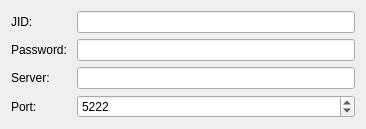
<?xml version="1.0" encoding="UTF-8"?>
<ui version="4.0">
 <class>JabberLoginWidget</class>
 <widget class="QWidget" name="JabberLoginWidget">
  <property name="geometry">
   <rect>
    <x>0</x>
    <y>0</y>
    <width>366</width>
    <height>125</height>
   </rect>
  </property>
  <property name="windowTitle">
   <string>JabberLoginWidget</string>
  </property>
  <layout class="QFormLayout" name="formLayout">
   <item row="2" column="0">
    <widget class="QLabel" name="label_2">
     <property name="text">
      <string>Password: </string>
     </property>
    </widget>
   </item>
   <item row="2" column="1">
    <widget class="QLineEdit" name="e_password">
     <property name="echoMode">
      <enum>QLineEdit::Password</enum>
     </property>
    </widget>
   </item>
   <item row="1" column="1">
    <widget class="QLineEdit" name="e_jid"/>
   </item>
   <item row="1" column="0">
    <widget class="QLabel" name="label">
     <property name="text">
      <string>JID: </string>
     </property>
    </widget>
   </item>
   <item row="3" column="0">
    <widget class="QLabel" name="label3">
     <property name="text">
      <string>Server: </string>
     </property>
    </widget>
   </item>
   <item row="3" column="1">
    <widget class="QLineEdit" name="e_server"/>
   </item>
   <item row="4" column="0">
    <widget class="QLabel" name="label_3">
     <property name="text">
      <string>Port: </string>
     </property>
    </widget>
   </item>
   <item row="4" column="1">
    <widget class="QSpinBox" name="sb_port">
     <property name="minimum">
      <number>1</number>
     </property>
     <property name="maximum">
      <number>65535</number>
     </property>
     <property name="value">
      <number>5222</number>
     </property>
    </widget>
   </item>
  </layout>
 </widget>
 <layoutdefault spacing="6" margin="11"/>
 <tabstops>
  <tabstop>e_jid</tabstop>
  <tabstop>e_password</tabstop>
  <tabstop>e_server</tabstop>
  <tabstop>sb_port</tabstop>
 </tabstops>
 <resources/>
 <connections/>
</ui>
